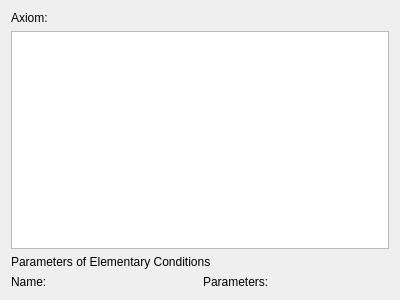
<?xml version="1.0" encoding="UTF-8"?>
<ui version="4.0">
 <class>aBrowser</class>
 <widget class="QWidget" name="aBrowser">
  <property name="geometry">
   <rect>
    <x>0</x>
    <y>0</y>
    <width>400</width>
    <height>300</height>
   </rect>
  </property>
  <property name="windowTitle">
   <string>Axiom</string>
  </property>
  <layout class="QGridLayout" name="gridLayout">
   <item row="0" column="0" colspan="2">
    <widget class="QLabel" name="label_axiom">
     <property name="text">
      <string>Axiom: </string>
     </property>
    </widget>
   </item>
   <item row="2" column="0" colspan="2">
    <widget class="QLabel" name="label_params">
     <property name="text">
      <string>Parameters of Elementary Conditions</string>
     </property>
    </widget>
   </item>
   <item row="1" column="0" colspan="2">
    <widget class="QTextEdit" name="textEdit_axiom"/>
   </item>
   <item row="3" column="0">
    <widget class="QLabel" name="label_2">
     <property name="text">
      <string>Name:</string>
     </property>
    </widget>
   </item>
   <item row="3" column="1">
    <widget class="QLabel" name="label_3">
     <property name="text">
      <string>Parameters:</string>
     </property>
    </widget>
   </item>
  </layout>
 </widget>
 <resources/>
 <connections/>
</ui>
